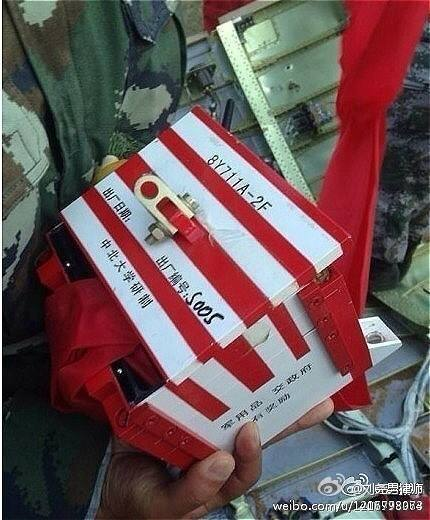
//> input picture 0.jpg, 430 x 520 px
$ ./main   (built with g++ and OpenCV 4)
//> lines starting //> are read from the running program, lines starting //| are printed output that depends on the picture
#include<core.hpp>
#include<imgproc.hpp>
#include<highgui.hpp>
#include<iostream>
using namespace cv;
using namespace std;


int main()
{
	// 1.以灰度模式读取
	Mat srcImage = imread("..//..//0.jpg",0);
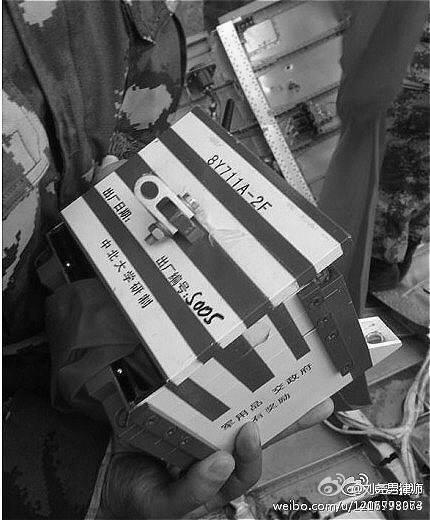
//> srcImage: 520 rows x 430 cols, CV_8UC1; min 0, max 255, mean 92.5
	if (!srcImage.data)
	{
		printf("读入错误");
		return false;
	}
	imshow("原始图像", srcImage);

	// 2.将输入图像延扩到最佳尺寸，边界用0补充
	int m = getOptimalDFTSize(srcImage.rows);
//> m = 540
	int n = getOptimalDFTSize(srcImage.cols);
//> n = 432
	// 将添加的像素初始化为0。
	Mat padded;
	copyMakeBorder(srcImage, padded, 0, m - srcImage.rows, 0, n - srcImage.cols, BORDER_CONSTANT, Scalar::all(0));
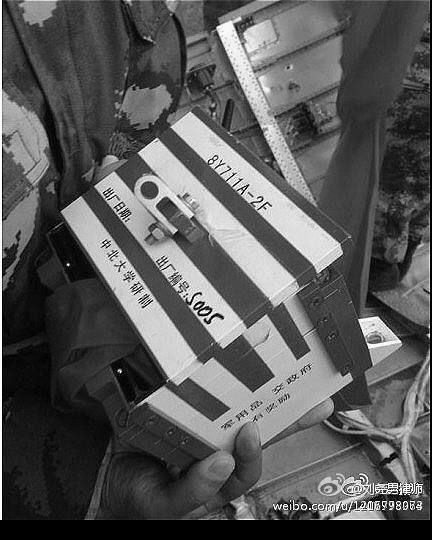
//> padded: 540 rows x 432 cols, CV_8UC1; min 0, max 255, mean 88.7

	// 3.为傅里叶变换的结果（实部和虚部）分配空间。
	// 将planes数组组合合并成一个多通道的数组complexI
	Mat planes[] = { Mat_<float>(padded), Mat::zeros(padded.size(),CV_32F) };
//> planes[1]: 540 rows x 432 cols, CV_32FC1; every value is 0
	Mat complexI;
	merge(planes, 2, complexI);

	// 4.进行离散傅里叶变换
	dft(complexI, complexI);

	// 5.将复数转换为幅值，即 log(1+sqrt(Re(DFT(I))^2 + Im(DFT(I))^2)
	split(complexI, planes);	//将多通道数组complexI分离成几个单通道数组，[0]=Re,[1]=Im
	magnitude(planes[0], planes[1], planes[0]);	//planes[0] = magnitude
	Mat magnitudeImage = planes[0];

	// 6.进行对数尺度（logarithmic scale）缩放
	magnitudeImage += Scalar::all(1);
	log(magnitudeImage, magnitudeImage);	//求自然对数

	// 7.剪切和重分布幅度图象限
	//若有奇数行或奇数列，进行频谱裁剪
	magnitudeImage = magnitudeImage(Rect(0, 0, magnitudeImage.cols & -2, magnitudeImage.rows & -2));

	// 重新排列傅里叶图像中的象限，使得原点位于图像中心
	int cx = magnitudeImage.cols / 2;
//> cx = 216
	int cy = magnitudeImage.rows / 2;
//> cy = 270
	Mat q0(magnitudeImage, Rect(0, 0, cx, cy));		//ROI区域的左上
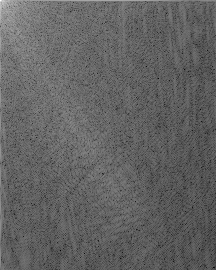
//> q0: 270 rows x 216 cols, CV_32FC1; min 3.67, max 16.85, mean 8.79; drawn with min black and max white
	Mat q1(magnitudeImage, Rect(cx, 0, cx, cy));	//ROI区域的右上
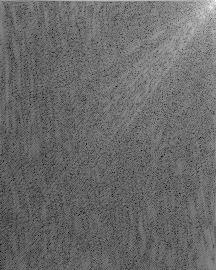
//> q1: 270 rows x 216 cols, CV_32FC1; min 3.79, max 15.31, mean 8.6; drawn with min black and max white
	Mat q2(magnitudeImage, Rect(0, cy, cx, cy));	//ROI区域的左下
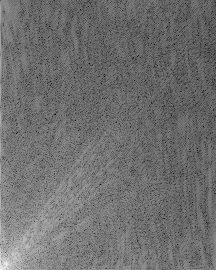
//> q2: 270 rows x 216 cols, CV_32FC1; min 3.79, max 14.78, mean 8.6; drawn with min black and max white
	Mat q3(magnitudeImage, Rect(cx, cy, cx, cy));	//ROI区域的右下
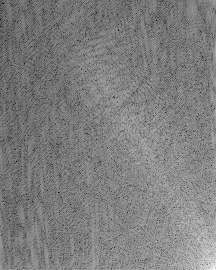
//> q3: 270 rows x 216 cols, CV_32FC1; min 3.67, max 13.92, mean 8.76; drawn with min black and max white
	//交换象限（左上与右下进行交换）
	Mat tmp;
	q0.copyTo(tmp);
	q3.copyTo(q0);
	tmp.copyTo(q3);
	//交换象限（右上与左下进行交换）
	q1.copyTo(tmp);
	q2.copyTo(q1);
	tmp.copyTo(q2);
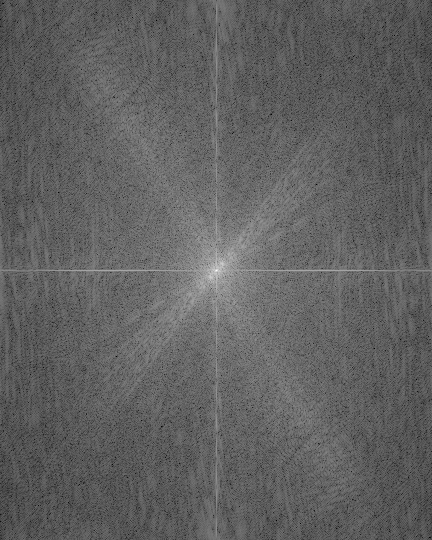
//> magnitudeImage: 540 rows x 432 cols, CV_32FC1; min 3.67, max 16.85, mean 8.69; drawn with min black and max white

	// 8.归一化，用0到1之间的浮点值将矩阵变换为可视化的图像格式
	normalize(magnitudeImage, magnitudeImage, 0, 1, NORM_MINMAX);

	// 9.显示效果图
	imshow("频谱幅值", magnitudeImage);
	waitKey();

return 0;
}

$ run again, with 1.jpg copied over 0.jpg
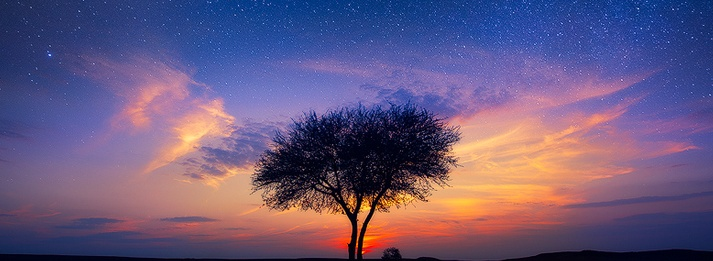
//> input picture 1.jpg, 713 x 261 px
//> `copyMakeBorder(srcImage, padded, 0, m - srcImage.rows, 0, n - srcImage..`:
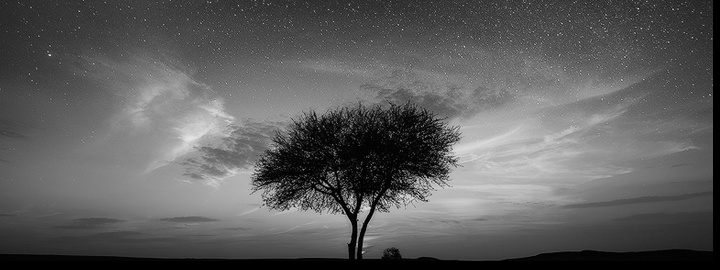
//> padded: 270 rows x 720 cols, CV_8UC1; min 0, max 231, mean 93.4
//> `tmp.copyTo(q2);`:
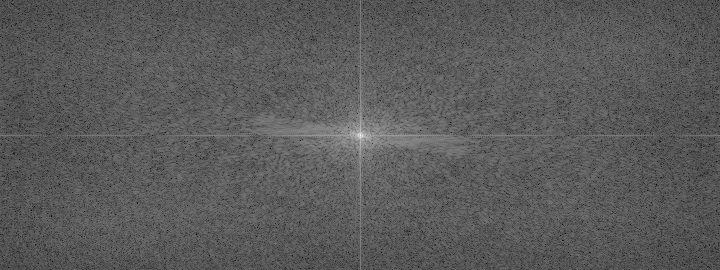
//> magnitudeImage: 270 rows x 720 cols, CV_32FC1; min 3.52, max 16.72, mean 8.21; drawn with min black and max white

$ run again, with 4.jpg copied over 0.jpg
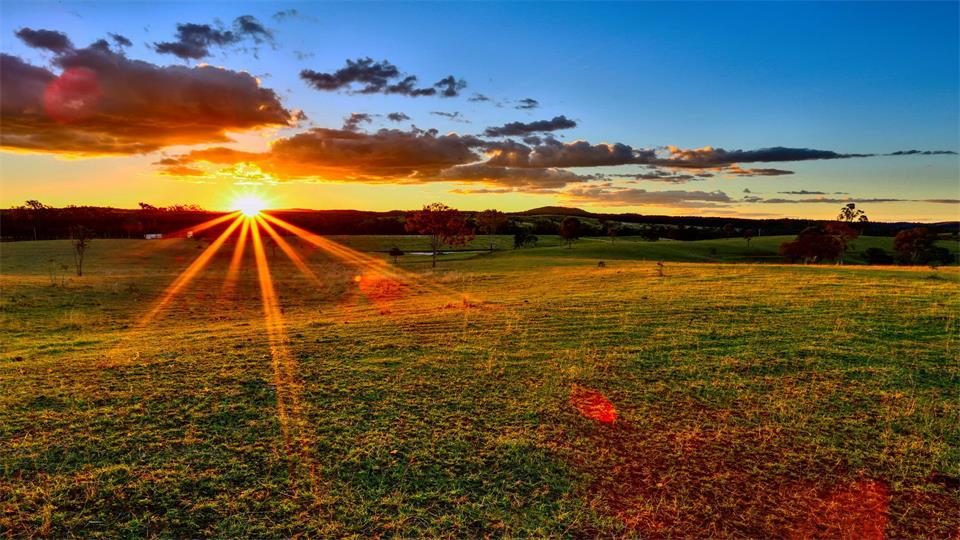
//> input picture 4.jpg, 960 x 540 px
//> `Mat q3(magnitudeImage, Rect(cx, cy, cx, cy));`:
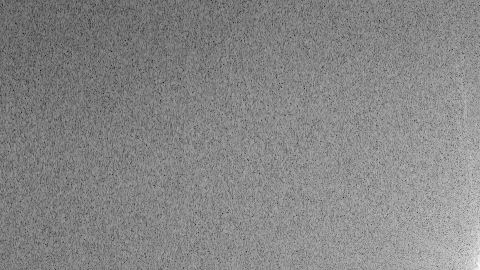
//> q3: 270 rows x 480 cols, CV_32FC1; min 2.59, max 14.33, mean 8.78; drawn with min black and max white
//> `tmp.copyTo(q2);`:
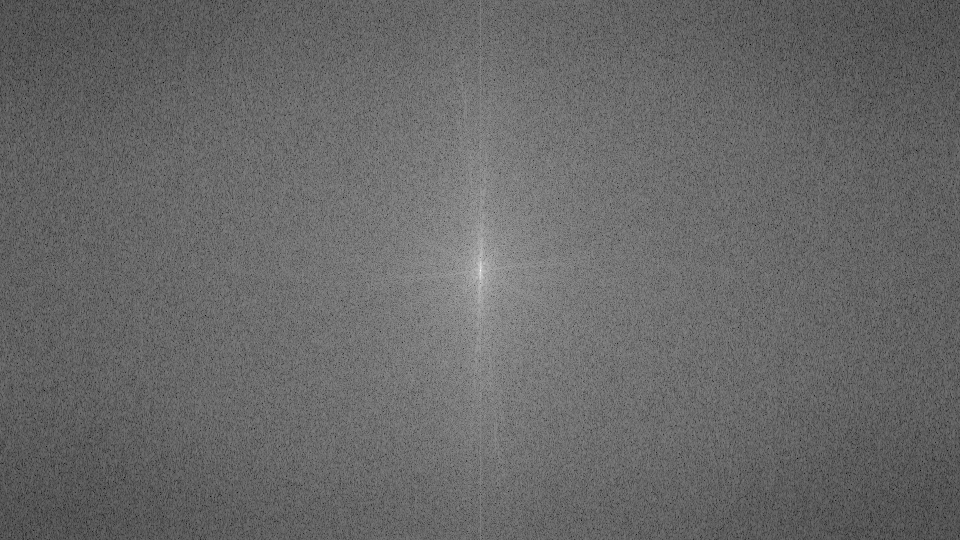
//> magnitudeImage: 540 rows x 960 cols, CV_32FC1; min 2.59, max 17.67, mean 8.77; drawn with min black and max white
